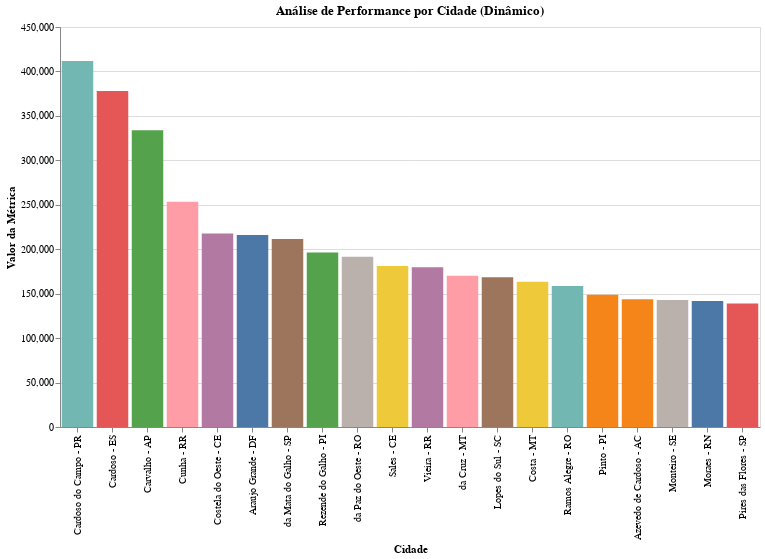

Write notebook code for a chart like this one.
### Code cell
import altair as alt

# 1. Criar o Menu Dropdown
# As opções são os valores únicos da coluna 'Métrica' que criamos no melt
opcoes_metricas = ['Volume Total', 'Qtd Transações', 'Ticket Médio']
input_dropdown = alt.binding_select(options=opcoes_metricas, name="Selecione a Métrica: ")

# 2. Criar o Parâmetro de Seleção
selection = alt.selection_point(
    fields=['Métrica'], # O campo que será filtrado
    bind=input_dropdown, # Vincula ao menu visual
    value='Volume Total' # Valor inicial padrão
)

# 3. Construir o Gráfico
chart = alt.Chart(df_long).mark_bar().encode(
    # Eixo X: Cidades (ordenadas pelo valor atual dinamicamente)
    x=alt.X('cidade_uf', sort='-y', title='Cidade'),
    
    # Eixo Y: O valor numérico
    y=alt.Y('Valor', title='Valor da Métrica'),
    
    # Cor: Muda conforme a cidade para ficar bonito
    color=alt.Color('cidade_uf', legend=None),
    
    # Tooltip: Mostra os detalhes ao passar o mouse
    tooltip=[
        alt.Tooltip('cidade_uf', title='Cidade'),
        alt.Tooltip('Métrica', title='Indicador'),
        alt.Tooltip('Valor', format=',.2f') 
    ]
).add_params(
    selection # Adiciona o controle ao gráfico
).transform_filter(
    selection # A MÁGICA: Filtra os dados baseado no que você escolheu no menu
).properties(
    title='Análise de Performance por Cidade (Dinâmico)',
    width=700,
    height=400
).interactive()

# 4. Salvar ou Exibir
chart.display()('grafico_menu_dinamico.json')

### Figure 1 — Vega-Lite specification as saved in the notebook (floating-point values rounded to 4 significant figures)
{"config": {"view": {"continuousWidth": 300, "continuousHeight": 300}}, "data": {"name": "data-629a0111fd5886b9c7f17c068de31d8f"}, "mark": {"type": "bar"}, "encoding": {"color": {"field": "cidade_uf", "legend": null, "type": "nominal"}, "tooltip": [{"field": "cidade_uf", "title": "Cidade", "type": "nominal"}, {"field": "Métrica", "title": "Indicador", "type": "nominal"}, {"field": "Valor", "format": ",.2f", "type": "quantitative"}], "x": {"field": "cidade_uf", "sort": "-y", "title": "Cidade", "type": "nominal"}, "y": {"field": "Valor", "title": "Valor da Métrica", "type": "quantitative"}}, "height": 400, "params": [{"name": "param_7", "select": {"type": "point", "fields": ["Métrica"]}, "bind": {"input": "select", "options": ["Volume Total", "Qtd Transações", "Ticket Médio"], "name": "Selecione a Métrica: "}, "value": "Volume Total"}, {"name": "param_8", "select": {"type": "interval", "encodings": ["x", "y"]}, "bind": "scales"}], "title": "Análise de Performance por Cidade (Dinâmico)", "transform": [{"filter": {"param": "param_7"}}], "width": 700, "$schema": "https://vega.github.io/schema/vega-lite/v5.20.1.json", "datasets": {"data-629a0111fd5886b9c7f17c068de31d8f": [{"cidade_uf": "Cardoso do Campo - PR", "Métrica": "Qtd Transações", "Valor": 77.0}, {"cidade_uf": "Cardoso - ES", "Métrica": "Qtd Transações", "Valor": 82.0}, {"cidade_uf": "Carvalho - AP", "Métrica": "Qtd Transações", "Valor": 92.0}, {"cidade_uf": "Cunha - RR", "Métrica": "Qtd Transações", "Valor": 128.0}, {"cidade_uf": "Costela do Oeste - CE", "Métrica": "Qtd Transações", "Valor": 92.0}, {"cidade_uf": "Araújo Grande - DF", "Métrica": "Qtd Transações", "Valor": 76.0}, {"cidade_uf": "da Mata do Galho - SP", "Métrica": "Qtd Transações", "Valor": 79.0}, {"cidade_uf": "Rezende do Galho - PI", "Métrica": "Qtd Transações", "Valor": 66.0}, {"cidade_uf": "da Paz do Oeste - RO", "Métrica": "Qtd Transações", "Valor": 78.0}, {"cidade_uf": "Sales - CE", "Métrica": "Qtd Transações", "Valor": 76.0}, {"cidade_uf": "Vieira - RR", "Métrica": "Qtd Transações", "Valor": 76.0}, {"cidade_uf": "da Cruz - MT", "Métrica": "Qtd Transações", "Valor": 137.0}, {"cidade_uf": "Lopes do Sul - SC", "Métrica": "Qtd Transações", "Valor": 73.0}, {"cidade_uf": "Costa - MT", "Métrica": "Qtd Transações", "Valor": 60.0}, {"cidade_uf": "Ramos Alegre - RO", "Métrica": "Qtd Transações", "Valor": 74.0}, {"cidade_uf": "Pinto - PI", "Métrica": "Qtd Transações", "Valor": 72.0}, {"cidade_uf": "Azevedo de Cardoso - AC", "Métrica": "Qtd Transações", "Valor": 75.0}, {"cidade_uf": "Monteiro - SE", "Métrica": "Qtd Transações", "Valor": 86.0}, {"cidade_uf": "Moraes - RN", "Métrica": "Qtd Transações", "Valor": 59.0}, {"cidade_uf": "Pires das Flores - SP", "Métrica": "Qtd Transações", "Valor": 75.0}, {"cidade_uf": "Cardoso do Campo - PR", "Métrica": "Volume Total", "Valor": 411600.0}, {"cidade_uf": "Cardoso - ES", "Métrica": "Volume Total", "Valor": 377900.0}, {"cidade_uf": "Carvalho - AP", "Métrica": "Volume Total", "Valor": 333800.0}, {"cidade_uf": "Cunha - RR", "Métrica": "Volume Total", "Valor": 253400.0}, {"cidade_uf": "Costela do Oeste - CE", "Métrica": "Volume Total", "Valor": 217800.0}, {"cidade_uf": "Araújo Grande - DF", "Métrica": "Volume Total", "Valor": 216000.0}, {"cidade_uf": "da Mata do Galho - SP", "Métrica": "Volume Total", "Valor": 211600.0}, {"cidade_uf": "Rezende do Galho - PI", "Métrica": "Volume Total", "Valor": 196400.0}, {"cidade_uf": "da Paz do Oeste - RO", "Métrica": "Volume Total", "Valor": 191500.0}, {"cidade_uf": "Sales - CE", "Métrica": "Volume Total", "Valor": 181200.0}, {"cidade_uf": "Vieira - RR", "Métrica": "Volume Total", "Valor": 179800.0}, {"cidade_uf": "da Cruz - MT", "Métrica": "Volume Total", "Valor": 170300.0}, {"cidade_uf": "Lopes do Sul - SC", "Métrica": "Volume Total", "Valor": 168400.0}, {"cidade_uf": "Costa - MT", "Métrica": "Volume Total", "Valor": 163400.0}, {"cidade_uf": "Ramos Alegre - RO", "Métrica": "Volume Total", "Valor": 158500.0}, {"cidade_uf": "Pinto - PI", "Métrica": "Volume Total", "Valor": 148900.0}, {"cidade_uf": "Azevedo de Cardoso - AC", "Métrica": "Volume Total", "Valor": 143600.0}, {"cidade_uf": "Monteiro - SE", "Métrica": "Volume Total", "Valor": 142800.0}, {"cidade_uf": "Moraes - RN", "Métrica": "Volume Total", "Valor": 141700.0}, {"cidade_uf": "Pires das Flores - SP", "Métrica": "Volume Total", "Valor": 139100.0}, {"cidade_uf": "Cardoso do Campo - PR", "Métrica": "Ticket Médio", "Valor": 5346.0}, {"cidade_uf": "Cardoso - ES", "Métrica": "Ticket Médio", "Valor": 4609.0}, {"cidade_uf": "Carvalho - AP", "Métrica": "Ticket Médio", "Valor": 3628.0}, {"cidade_uf": "Cunha - RR", "Métrica": "Ticket Médio", "Valor": 1980.0}, {"cidade_uf": "Costela do Oeste - CE", "Métrica": "Ticket Médio", "Valor": 2367.0}, {"cidade_uf": "Araújo Grande - DF", "Métrica": "Ticket Médio", "Valor": 2842.0}, {"cidade_uf": "da Mata do Galho - SP", "Métrica": "Ticket Médio", "Valor": 2679.0}, {"cidade_uf": "Rezende do Galho - PI", "Métrica": "Ticket Médio", "Valor": 2976.0}, {"cidade_uf": "da Paz do Oeste - RO", "Métrica": "Ticket Médio", "Valor": 2455.0}, {"cidade_uf": "Sales - CE", "Métrica": "Ticket Médio", "Valor": 2384.0}, {"cidade_uf": "Vieira - RR", "Métrica": "Ticket Médio", "Valor": 2366.0}, {"cidade_uf": "da Cruz - MT", "Métrica": "Ticket Médio", "Valor": 1243.0}, {"cidade_uf": "Lopes do Sul - SC", "Métrica": "Ticket Médio", "Valor": 2307.0}, {"cidade_uf": "Costa - MT", "Métrica": "Ticket Médio", "Valor": 2723.0}, {"cidade_uf": "Ramos Alegre - RO", "Métrica": "Ticket Médio", "Valor": 2142.0}, {"cidade_uf": "Pinto - PI", "Métrica": "Ticket Médio", "Valor": 2068.0}, {"cidade_uf": "Azevedo de Cardoso - AC", "Métrica": "Ticket Médio", "Valor": 1915.0}, {"cidade_uf": "Monteiro - SE", "Métrica": "Ticket Médio", "Valor": 1660.0}, {"cidade_uf": "Moraes - RN", "Métrica": "Ticket Médio", "Valor": 2402.0}, {"cidade_uf": "Pires das Flores - SP", "Métrica": "Ticket Médio", "Valor": 1854.0}]}}
